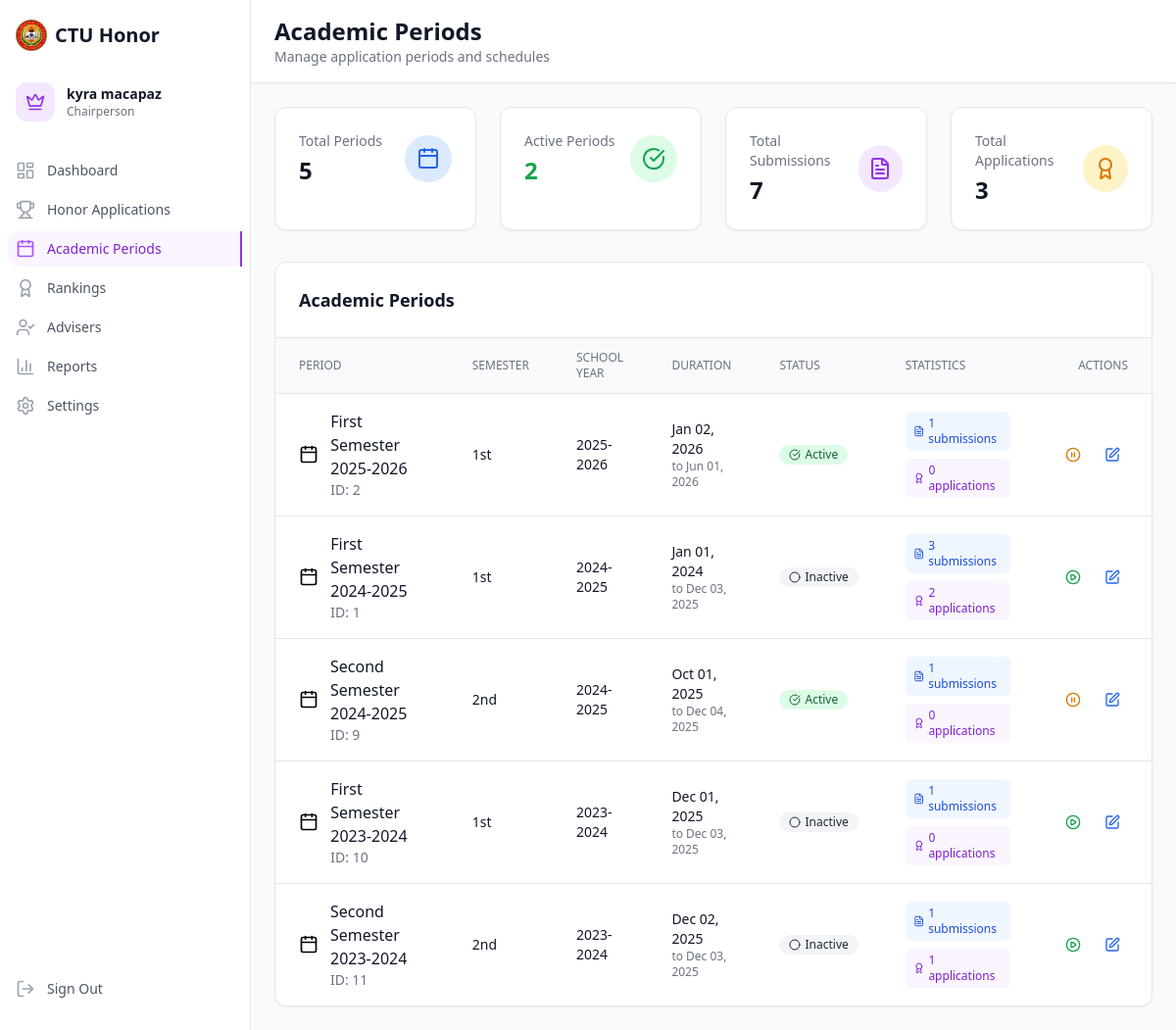
The app's page /chairperson/periods.php (signed in) with its own data.
### tables this page shows
CREATE TABLE `academic_periods` (
  `id` int NOT NULL COMMENT 'Unique period identifier',
  `period_name` varchar(50) NOT NULL COMMENT 'Display name (e.g., First Semester 2024-2025)',
  `school_year` varchar(20) NOT NULL COMMENT 'Academic year (e.g., 2024-2025)',
  `semester` enum('1st','2nd','summer') NOT NULL COMMENT 'Semester type',
  `start_date` date NOT NULL COMMENT 'Period start date',
  `end_date` date NOT NULL COMMENT 'Period end date',
  `is_active` tinyint(1) DEFAULT '0' COMMENT 'Only one period can be active at a time',
  `registration_deadline` date DEFAULT NULL COMMENT 'Deadline for grade submissions',
  `application_deadline` date DEFAULT NULL COMMENT 'Deadline for honor applications',
  `created_at` timestamp NULL DEFAULT CURRENT_TIMESTAMP COMMENT 'Record creation date',
  `updated_at` timestamp NULL DEFAULT CURRENT_TIMESTAMP ON UPDATE CURRENT_TIMESTAMP COMMENT 'Last update date'
);

### chairperson/periods.php (the view, shortened to what this page needs)
<?php
$database = new Database();
$db = $database->getConnection();
$periods_query = "SELECT
                    ap.*,
                    COUNT(DISTINCT gs.id) as submission_count,
                    COUNT(DISTINCT ha.id) as application_count,
                    COUNT(DISTINCT CASE WHEN ha.status = 'submitted' THEN ha.id END) as pending_applications,
                    COUNT(DISTINCT CASE WHEN ha.status = 'approved' THEN ha.id END) as approved_applications
                  FROM academic_periods ap
                  LEFT JOIN grade_submissions gs ON ap.id = gs.academic_period_id
                  LEFT JOIN honor_applications ha ON ap.id = ha.academic_period_id
                  GROUP BY ap.id
                  ORDER BY ap.school_year DESC,
                          CASE ap.semester
                            WHEN '1st' THEN 1
                            WHEN '2nd' THEN 2
                            WHEN 'Summer' THEN 3
                          END ASC";
$periods_stmt = $db->query($periods_query);
$periods = $periods_stmt->fetchAll(PDO::FETCH_ASSOC);
?>
<!DOCTYPE html>
<html lang="en">
<head>
    <script src="https://cdn.tailwindcss.com"></script>
</head>
<body class="bg-gray-50">
    <div class="flex h-screen">
        <?php include '../includes/chairperson_sidebar.php'; ?>
        <div class="flex flex-col flex-1 overflow-hidden">
            <header class="bg-white shadow-sm border-b border-gray-200">
                <div class="flex items-center justify-between px-6 py-4">
                    <div>
                        <h1 class="text-2xl font-bold text-gray-900">Academic Periods</h1>
                        <p class="text-sm text-gray-500">Manage application periods and schedules</p>
                    </div>
                    <button onclick="openCreateModal()" class="bg-primary-600 hover:bg-primary-700 text-white px-4 py-2 rounded-lg flex items-center">
                        <i data-lucide="plus" class="w-4 h-4 mr-2"></i>
                    </button>
                </div>
            </header>
            <main class="flex-1 overflow-y-auto p-6">
                <div class="grid grid-cols-1 md:grid-cols-4 gap-6 mb-8">
                    <div class="bg-white rounded-xl shadow-sm border border-gray-200 p-6">
                        <div class="flex items-center justify-between">
                            <div>
                                <p class="text-sm text-gray-500 mb-1">Total Periods</p>
                                <p class="text-2xl font-bold text-gray-900"><?php echo count($periods); ?></p>
                            </div>
                            <div class="w-12 h-12 bg-blue-100 rounded-full flex items-center justify-center">
                                <i data-lucide="calendar" class="w-6 h-6 text-blue-600"></i>
                            </div>
                        </div>
                    </div>
                    <div class="bg-white rounded-xl shadow-sm border border-gray-200 p-6">
                        <div class="flex items-center justify-between">
                            <div>
                                <p class="text-sm text-gray-500 mb-1">Active Periods</p>
                                <p class="text-2xl font-bold text-green-600">
                                    <?php echo count(array_filter($periods, function($p) { return $p['is_active'] == 1; })); ?>
                                </p>
                            </div>
                            <div class="w-12 h-12 bg-green-100 rounded-full flex items-center justify-center">
                                <i data-lucide="check-circle" class="w-6 h-6 text-green-600"></i>
                            </div>
                        </div>
                    </div>
                    <div class="bg-white rounded-xl shadow-sm border border-gray-200 p-6">
                        <div class="flex items-center justify-between">
                            <div>
                                <p class="text-sm text-gray-500 mb-1">Total Submissions</p>
                                <p class="text-2xl font-bold text-gray-900">
                                    <?php echo array_sum(array_column($periods, 'submission_count')); ?>
                                </p>
                            </div>
                            <div class="w-12 h-12 bg-purple-100 rounded-full flex items-center justify-center">
                                <i data-lucide="file-text" class="w-6 h-6 text-purple-600"></i>
                            </div>
                        </div>
                    </div>
                    <div class="bg-white rounded-xl shadow-sm border border-gray-200 p-6">
                        <div class="flex items-center justify-between">
                            <div>
                                <p class="text-sm text-gray-500 mb-1">Total Applications</p>
                                <p class="text-2xl font-bold text-gray-900">
                                    <?php echo array_sum(array_column($periods, 'application_count')); ?>
                                </p>
                            </div>
                            <div class="w-12 h-12 bg-amber-100 rounded-full flex items-center justify-center">
                                <i data-lucide="award" class="w-6 h-6 text-amber-600"></i>
                            </div>
                        </div>
                    </div>
                </div>
                <div class="bg-white rounded-xl shadow-sm border border-gray-200">
                    <div class="p-6 border-b border-gray-200">
                        <h2 class="text-lg font-semibold text-gray-900">Academic Periods</h2>
                    </div>
                    <div class="overflow-x-auto">
                        <table class="w-full">
                            <thead class="bg-gray-50 border-b border-gray-200">
                                <tr>
                                    <th class="px-6 py-3 text-left text-xs font-medium text-gray-500 uppercase">Period</th>
                                    <th class="px-6 py-3 text-left text-xs font-medium text-gray-500 uppercase">Semester</th>
                                    <th class="px-6 py-3 text-left text-xs font-medium text-gray-500 uppercase">School Year</th>
                                    <th class="px-6 py-3 text-left text-xs font-medium text-gray-500 uppercase">Duration</th>
                                    <th class="px-6 py-3 text-left text-xs font-medium text-gray-500 uppercase">Status</th>
                                    <th class="px-6 py-3 text-left text-xs font-medium text-gray-500 uppercase">Statistics</th>
                                    <th class="px-6 py-3 text-right text-xs font-medium text-gray-500 uppercase">Actions</th>
                                </tr>
                            </thead>
                            <tbody class="divide-y divide-gray-200">
                                <?php foreach ($periods as $period): ?>
                                    <tr class="hover:bg-gray-50">
                                        <td class="px-6 py-4">
                                            <div class="flex items-center">
                                                <div class="w-10 h-10 bg-primary-100 rounded-full flex items-center justify-center mr-3">
                                                    <i data-lucide="calendar" class="w-5 h-5 text-primary-600"></i>
                                                </div>
                                                <div>
                                                    <div class="font-medium text-gray-900"><?php echo htmlspecialchars($period['period_name']); ?></div>
                                                    <div class="text-sm text-gray-500">ID: <?php echo $period['id']; ?></div>
                                                </div>
                                            </div>
                                        </td>
                                        <td class="px-6 py-4 text-sm text-gray-900">
                                            <?php echo htmlspecialchars($period['semester']); ?>
                                        </td>
                                        <td class="px-6 py-4 text-sm text-gray-900">
                                            <?php echo htmlspecialchars($period['school_year']); ?>
                                        </td>
                                        <td class="px-6 py-4">
                                            <div class="text-sm text-gray-900"><?php echo date('M d, Y', strtotime($period['start_date'])); ?></div>
                                            <div class="text-xs text-gray-500">to <?php echo date('M d, Y', strtotime($period['end_date'])); ?></div>
                                        </td>
                                        <td class="px-6 py-4">
                                            <?php if ($period['is_active']): ?>
                                                <span class="inline-flex items-center px-2.5 py-0.5 rounded-full text-xs font-medium bg-green-100 text-green-800">
                                                    <i data-lucide="check-circle" class="w-3 h-3 mr-1"></i>
                                                    Active
                                                </span>
                                            <?php else: ?>
                                                <span class="inline-flex items-center px-2.5 py-0.5 rounded-full text-xs font-medium bg-gray-100 text-gray-800">
                                                    <i data-lucide="circle" class="w-3 h-3 mr-1"></i>
                                                    Inactive
                                                </span>
                                            <?php endif; ?>
                                        </td>
                                        <td class="px-6 py-4">
                                            <div class="flex flex-wrap gap-2">
                                                <span class="inline-flex items-center px-2 py-1 rounded-md text-xs bg-blue-50 text-blue-700">
                                                    <i data-lucide="file-text" class="w-3 h-3 mr-1"></i>
                                                    <?php echo $period['submission_count']; ?> submissions
                                                </span>
                                                <span class="inline-flex items-center px-2 py-1 rounded-md text-xs bg-purple-50 text-purple-700">
                                                    <i data-lucide="award" class="w-3 h-3 mr-1"></i>
                                                    <?php echo $period['application_count']; ?> applications
                                                </span>
                                            </div>
                                        </td>
                                        <td class="px-6 py-4 text-right">
                                            <div class="flex items-center justify-end gap-2">
                                                <?php if ($period['is_active']): ?>
                                                    <form method="POST" class="inline">
                                                        <button type="submit" onclick="return confirm('Deactivate this period? Students will no longer be able to submit applications.')"
                                                                class="text-amber-600 hover:text-amber-700 p-2 hover:bg-amber-50 rounded-lg">
                                                            <i data-lucide="pause-circle" class="w-4 h-4"></i>
                                                        </button>
                                                    </form>
                                                <?php else: ?>
                                                    <form method="POST" class="inline">
                                                        <button type="submit" onclick="return confirm('Activate this period? Students will be able to submit applications.')"
                                                                class="text-green-600 hover:text-green-700 p-2 hover:bg-green-50 rounded-lg">
                                                            <i data-lucide="play-circle" class="w-4 h-4"></i>
                                                        </button>
                                                    </form>
                                                <?php endif; ?>
                                                <button onclick="openEditModal(<?php echo htmlspecialchars(json_encode($period)); ?>)"
                                                        class="text-blue-600 hover:text-blue-700 p-2 hover:bg-blue-50 rounded-lg">
                                                    <i data-lucide="edit" class="w-4 h-4"></i>
                                                </button>
                                            </div>
                                        </td>
                                    </tr>
                                <?php endforeach; ?>
                            </tbody>
                        </table>
                    </div>
                </div>
            </main>
        </div>
    </div>
</body>
</html>

### records on screen
academic_periods: period_name "First Semester 2025-2026", id "2", semester "1st", school_year "2025-2026", start_date "Jan 02, 2026", end_date "Jun 01, 2026", is_active 1 (drawn), submission_count "1", application_count "0"
academic_periods: period_name "First Semester 2024-2025", id "1", semester "1st", school_year "2024-2025", start_date "Jan 01, 2024", end_date "Dec 03, 2025", is_active 0 (drawn), submission_count "3", application_count "2"
academic_periods: period_name "Second Semester 2024-2025", id "9", semester "2nd", school_year "2024-2025", start_date "Oct 01, 2025", end_date "Dec 04, 2025", is_active 1 (drawn), submission_count "1", application_count "0"
academic_periods: period_name "First Semester 2023-2024", id "10", semester "1st", school_year "2023-2024", start_date "Dec 01, 2025", end_date "Dec 03, 2025", is_active 0 (drawn), submission_count "1", application_count "0"
academic_periods: period_name "Second Semester 2023-2024", id "11", semester "2nd", school_year "2023-2024", start_date "Dec 02, 2025", end_date "Dec 03, 2025", is_active 0 (drawn), submission_count "1", application_count "1"

### other values on screen
$_SESSION['first_name'] "kyra"
$_SESSION['last_name'] "macapaz"
$label "Dashboard"
$label "Honor Applications"
$label "Academic Periods"
$label "Rankings"
$label "Advisers"
$label "Reports"
$label "Settings"
count($periods) "5"
array_sum(array_column($periods, 'submission_count')) "7"
array_sum(array_column($periods, 'application_count')) "3"
